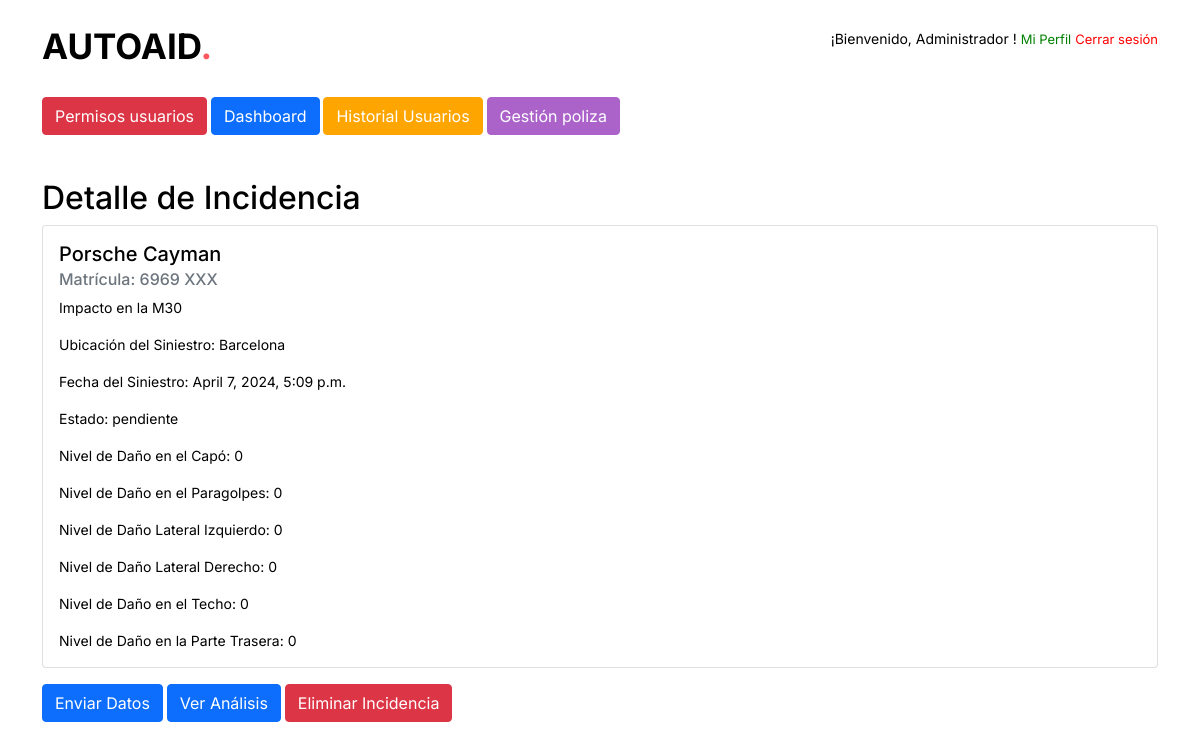
Screenshot of /incidencia/2/ (signed in) with the database file from the repository.
### auth_app/models.py (models this page shows)
class CustomUser(AbstractUser):
    ROLE_CHOICES = (
        ('usuario', 'Usuario'),
        ('admin', 'Admin'),
        ('user', 'User'),  # Añadido
        ('worker', 'Worker'),  # Añadido
    )
    nombre = models.CharField(max_length=100)
    apellidos = models.CharField(max_length=100)
    email = models.EmailField(unique=True)
    username = models.CharField(unique=False, max_length=14)
    rol = models.CharField(max_length=10, choices=ROLE_CHOICES)
    USERNAME_FIELD = 'email'  # Utiliza el email como identificador principal
    REQUIRED_FIELDS = ['username', 'nombre', 'apellidos']  # Campos requeridos además del email y password

### vehicle_visualization/models.py (models this page shows)
class Incidencia(models.Model):
    usuario = models.ForeignKey(settings.AUTH_USER_MODEL, on_delete=models.CASCADE)
    email = models.CharField(max_length=30, verbose_name='email', null=True)
    descripcion = models.TextField()
    nivel_dano_capo = models.IntegerField(choices=[(i, i) for i in range(0, 5)])
    imagen_capo = models.ImageField(upload_to='imagenes_incidencias/capo/', blank=True, null=True)
    nivel_dano_paragolpes = models.IntegerField(choices=[(i, i) for i in range(0, 5)])
    imagen_paragolpes = models.ImageField(upload_to='imagenes_incidencias/paragolpes/', blank=True, null=True)
    nivel_dano_lateral_izq = models.IntegerField(choices=[(i, i) for i in range(0, 5)])
    imagen_lateral_izq = models.ImageField(upload_to='imagenes_incidencias/lateral_izq/', blank=True, null=True)
    nivel_dano_lateral_der = models.IntegerField(choices=[(i, i) for i in range(0, 5)])
    imagen_lateral_der = models.ImageField(upload_to='imagenes_incidencias/lateral_der/', blank=True, null=True)
    nivel_dano_techo = models.IntegerField(choices=[(i, i) for i in range(0, 5)])
    imagen_techo = models.ImageField(upload_to='imagenes_incidencias/techo/', blank=True, null=True)
    nivel_dano_atras = models.IntegerField(choices=[(i, i) for i in range(0, 5)])
    imagen_atras = models.ImageField(upload_to='imagenes_incidencias/atras/', blank=True, null=True)
    fecha_hora_siniestro = models.DateTimeField(verbose_name='Fecha y hora del siniestro', null=True)
    ubicacion_siniestro = models.CharField(max_length=255, verbose_name='Ubicación del siniestro', null=True)
    tipo_aparcamiento = models.CharField(
        max_length=2,
        choices=TIPO_APARCAMIENTO_CHOICES,
        verbose_name='Tipo de Aparcamiento',
        default="no"
    )
    matricula = models.CharField(max_length=20, verbose_name='Matrícula', null=True)
    marca_modelo = models.CharField(max_length=50, verbose_name='Marca y Modelo', null=True)
    nombre_asegurado = models.CharField(max_length=100, verbose_name='Nombre y Apellidos del asegurado', null=True)
    telefono_movil = models.CharField(max_length=20, verbose_name='Teléfono móvil', null=True)
    vehiculos_propiedades_involucrados = models.TextField(verbose_name='Vehículos o propiedades involucrados', null=True, blank=True)
    testigo = models.CharField(max_length=100, verbose_name='Testigo', null=True, blank=True)
    contacto_testigo = models.CharField(max_length=100, verbose_name='Contacto del testigo', null=True, blank=True)
    llamada_policia = models.CharField(
        max_length=2,
        choices=TIPO_APARCAMIENTO_CHOICES,
        verbose_name='¿Se llamó a la policía?',
        default="no"
    )
    numero_incidencia_policial = models.CharField(max_length=50, verbose_name='Número de incidencia policial', null=True, blank=True)
    estado = models.CharField(
        max_length=20,
        choices=ESTADO_CHOICES,
        default='pendiente',
        verbose_name='Estado'
    )

### vehicle_visualization/views.py (the view)
# urls.py: path('incidencia/<int:pk>/', views.detalle_incidencia, name='detalle_incidencia'),
@user_passes_test(lambda u: u.rol == 'worker' or u.is_superuser)
def detalle_incidencia(request, pk):
    incidencia = get_object_or_404(Incidencia, pk=pk)
    usuario = incidencia.usuario
    historial_incidencias_count = HistorialIncidencia.objects.filter(usuario=usuario).count()
    historial_fraudes_count = HistorialFraudes.objects.filter(usuario=usuario).count()
    poliza = Poliza.objects.get(usuario=usuario)
    context = {
        'incidencia': incidencia,
        'historial_incidencias_count': historial_incidencias_count,
        'historial_fraudes_count': historial_fraudes_count,
        'poliza': poliza
    }
    return render(request, 'vehicle_visualization/detalle_incidencia.html', context)

### vehicle_visualization/templates/vehicle_visualization/detalle_incidencia.html (shortened to what this page needs)
<head>
      <link href="https://cdn.jsdelivr.net/npm/remixicon@2.5.0/fonts/remixicon.css" rel="stylesheet">
      <link href="https://cdn.jsdelivr.net/npm/bootstrap@5.0.2/dist/css/bootstrap.min.css" rel="stylesheet">
      <link href="https://unpkg.com/aos@2.3.1/dist/aos.css" rel="stylesheet">
      <link rel="stylesheet" type="text/css" href="https://cdn.jsdelivr.net/npm/slick-carousel@1.8.1/slick/slick.css"/>
      {% load static %}
      <link rel="stylesheet" href="{% static 'css/main.css' %}">
  </head>
  <body>
    <header class="ds-header ds-header-home">
        <div class="container">
            <div class="ds-header-inner">
              <a href="/home" class="ds-logo">autoAID<span>.</span></a>
              <div style="align-items:center;">
              <p>
              ¡Bienvenido, {{ user.nombre }} ! <a href="{% url 'edit_profile' %}" style="color: green; font-size: small;">Mi Perfil</a>
              <a href="{% url 'logout' %}" style="color: red; font-size: small;">Cerrar sesión</a></p>
              </div>
            </div>
        </div>
      <div class="container mt-4">
          {% if user.is_superuser %}
          <a href="{% url 'manage_users' %}" class="btn btn-danger">Permisos usuarios</a>
          <a href="{% url 'vehicle_visualization:dashboard_incidencias' %}" class="btn btn-primary">Dashboard</a>
          <a href="{% url 'historial_usuario' %}" class="btn btn-primary" style="background-color: orange; border-color: orange;">Historial Usuarios</a>
          <a href="{% url 'gestion_poliza' %}" class="btn btn-primary" style="background-color: #ab63ca; border-color: #ab63ca;">Gestión poliza</a>
          {% endif %}
  </div>
</header>
{% block content %}
<div class="container mt-4">
    <h2>Detalle de Incidencia</h2>
    <div class="card">
        <div class="card-body">
            <h5 class="card-title">{{ incidencia.marca_modelo }}</h5>
            <h6 class="card-subtitle mb-2 text-muted">Matrícula: {{ incidencia.matricula }}</h6>
            <p class="card-text">{{ incidencia.descripcion }}</p>
            <p class="card-text">Ubicación del Siniestro: {{ incidencia.ubicacion_siniestro }}</p>
            <p class="card-text">Fecha del Siniestro: {{ incidencia.fecha_hora_siniestro }}</p>
            <p class="card-text">Estado: {{ incidencia.estado }}</p>
            <p class="card-text">Nivel de Daño en el Capó: {{ incidencia.nivel_dano_capo }}</p>
            <p class="card-text">Nivel de Daño en el Paragolpes: {{ incidencia.nivel_dano_paragolpes }}</p>
            <p class="card-text">Nivel de Daño Lateral Izquierdo: {{ incidencia.nivel_dano_lateral_izq }}</p>
            <p class="card-text">Nivel de Daño Lateral Derecho: {{ incidencia.nivel_dano_lateral_der }}</p>
            <p class="card-text">Nivel de Daño en el Techo: {{ incidencia.nivel_dano_techo }}</p>
            <p class="card-text">Nivel de Daño en la Parte Trasera: {{ incidencia.nivel_dano_atras }}</p>
        </div>
    </div>
    <button id="enviarDrools" class="btn btn-primary mt-3">Enviar Datos</button>
    <a href="{% url 'vehicle_visualization:ver_analisis_drools' incidencia.id %}" class="btn btn-primary mt-3">Ver Análisis</a>
    <button id="eliminarIncidencia" class="btn btn-danger mt-3">Eliminar Incidencia</button>
</div>
{% endblock %}
</body>

### autoaid/static/css/main.css (style rules this page uses)
body { font-family: 'Inter', sans-serif;overflow-x: hidden; background-color:#FFF; font-weight:400;font-style: normal; color:#000; font-size:14px }
a,a:hover,a:focus,i,input,button,input:focus,.transition { text-decoration: none;outline: none;transition-delay: 0s;transition-duration: 0.4s;transition-property: all;transition-timing-function: ease;box-shadow: none; }
a { color: #000 }
h1,h2,h3,h4,h5,h6 { font-family: 'Inter', sans-serif; }
.ds-header { position: fixed; width: 100%; top: 0; left: 0; padding-top: 20px; padding-bottom: 20px; z-index: 10;transition-delay: 0s;transition-duration: 0.7s;transition-property: all;transition-timing-function: ease; }
.ds-header.ds-header-home { position: static; }
.ds-logo { display: inline-block; text-transform: uppercase; font-size: 35px; font-weight: 700; color: #000; position: relative;z-index: 2; }
.ds-logo span { color:#FF575E; }
.ds-header-inner { display: flex; justify-content: space-between; align-items: center; position: relative; z-index: 1; }

### rows the page displays
Incidencia: marca_modelo "Porsche Cayman", matricula "6969 XXX", descripcion "Impacto en la M30", ubicacion_siniestro "Barcelona", fecha_hora_siniestro "April 7, 2024, 5:09 p.m.", estado "pendiente", nivel_dano_capo "0", nivel_dano_paragolpes "0", nivel_dano_lateral_izq "0", nivel_dano_lateral_der "0", nivel_dano_techo "0", nivel_dano_atras "0"

### other values shown
{{ user.nombre }} "Administrador"
